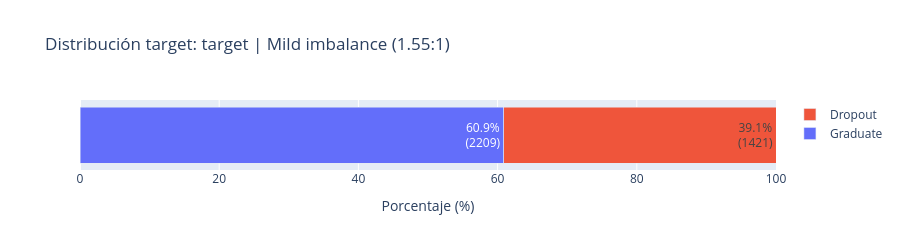
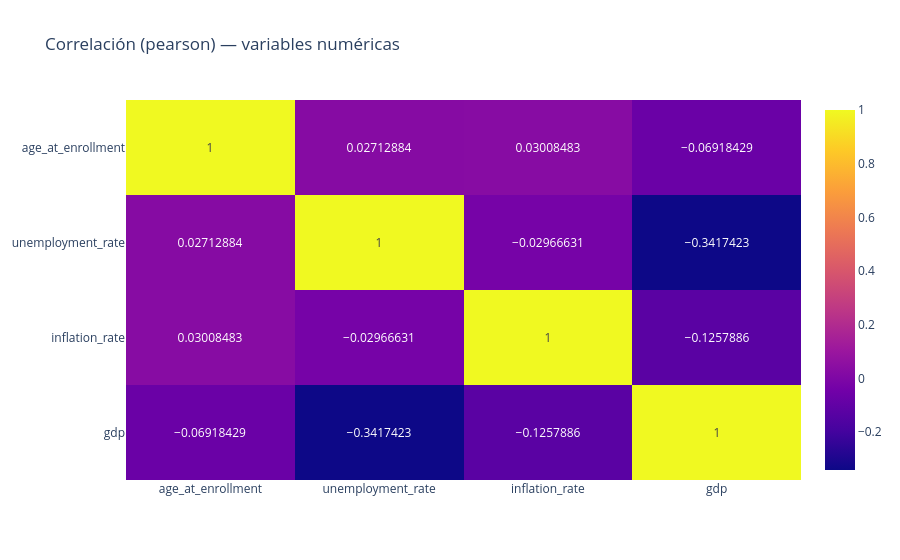
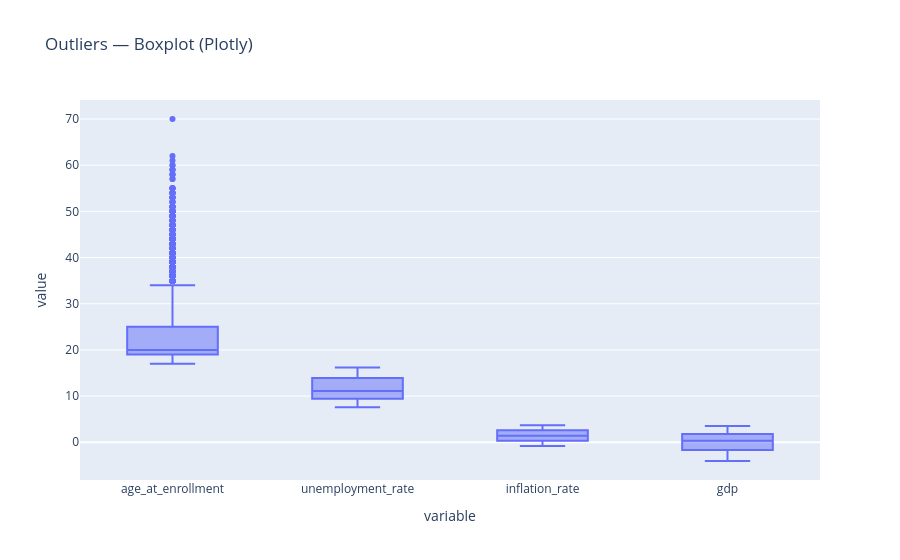

The cell these charts' notebook holds for them, in order:
### Code cell
results = eda.run_eda(show_predictive_power=True, use_power_all=True)

### Figure 1 — Plotly figure (JSON) as saved in the notebook; plotly's stock layout.template omitted (floating-point values rounded to 4 significant figures)
{"data": [{"name": "Graduate", "orientation": "h", "text": "60.9%<br>(2209)", "textposition": "inside", "type": "bar", "x": [60.85], "y": [""]}, {"name": "Dropout", "orientation": "h", "text": "39.1%<br>(1421)", "textposition": "inside", "type": "bar", "x": [39.15], "y": [""]}], "layout": {"barmode": "stack", "height": 250, "showlegend": true, "title": {"text": "Distribución target: target | Mild imbalance (1.55:1)"}, "xaxis": {"range": [0, 100], "title": {"text": "Porcentaje (%)"}}, "yaxis": {"title": {"text": ""}}}}

### Figure 2 — Plotly figure (JSON) as saved in the notebook; plotly's stock layout.template omitted (floating-point values rounded to 4 significant figures)
{"data": [{"coloraxis": "coloraxis", "hovertemplate": "x: %{x}<br>y: %{y}<br>color: %{z}<extra></extra>", "name": "0", "texttemplate": "%{z}", "type": "heatmap", "x": ["age_at_enrollment", "unemployment_rate", "inflation_rate", "gdp"], "xaxis": "x", "y": ["age_at_enrollment", "unemployment_rate", "inflation_rate", "gdp"], "yaxis": "y", "z": [[1.0, 0.02713, 0.03008, -0.06918], [0.02713, 1.0, -0.02967, -0.3417], [0.03008, -0.02967, 1.0, -0.1258], [-0.06918, -0.3417, -0.1258, 1.0]]}], "layout": {"coloraxis": {"colorscale": [[0, "#0d0887"], [0.1111, "#46039f"], [0.2222, "#7201a8"], [0.3333, "#9c179e"], [0.4444, "#bd3786"], [0.5556, "#d8576b"], [0.6667, "#ed7953"], [0.7778, "#fb9f3a"], [0.8889, "#fdca26"], [1, "#f0f921"]]}, "title": {"text": "Correlación (pearson) — variables numéricas"}, "xaxis": {"anchor": "y", "domain": [0, 1]}, "yaxis": {"anchor": "x", "autorange": "reversed", "domain": [0, 1]}}}

### Figure 3 — Plotly figure (JSON) as saved in the notebook; plotly's stock layout.template omitted (floating-point values rounded to 4 significant figures; data arrays with more than 128 entries replaced by an {"elided": "..."} marker saying what was removed)
{"data": [{"alignmentgroup": "True", "boxpoints": "outliers", "hovertemplate": "variable=%{x}<br>value=%{y}<extra></extra>", "legendgroup": "", "marker": {"color": "#636efa"}, "name": "", "notched": false, "offsetgroup": "", "orientation": "v", "showlegend": false, "type": "box", "x": {"elided": "14520 str values"}, "x0": " ", "xaxis": "x", "y": {"elided": "14520 float values"}, "y0": " ", "yaxis": "y"}], "layout": {"boxmode": "group", "legend": {"tracegroupgap": 0}, "title": {"text": "Outliers — Boxplot (Plotly)"}, "xaxis": {"anchor": "y", "domain": [0, 1], "title": {"text": "variable"}}, "yaxis": {"anchor": "x", "domain": [0, 1], "title": {"text": "value"}}}}
